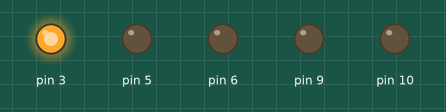
A sketch run on a simulated Arduino Uno, built with avr-gcc and run on an emulated ATmega328P. Parts: output pins drawn as LEDs (lit = HIGH).

Above: at 0.12 s.
At 4.9 s:
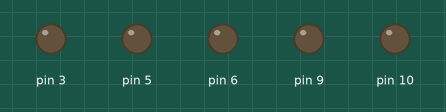
At 11.64 s:
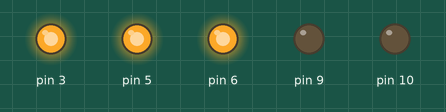
At 18.53 s:
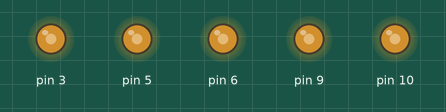
At 27.35 s:
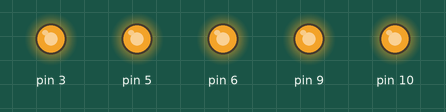
At 35.86 s:
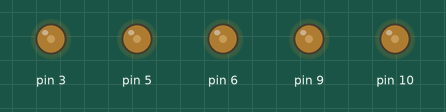
Timing chart, 0 to 35.8 s (numbered marks = the images above):
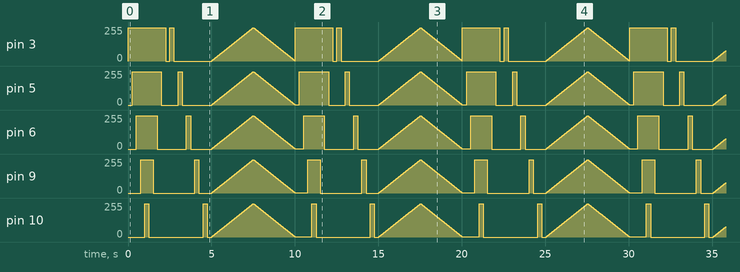

Measured:
- by itself, pin 3: 0/255 → 250/255 at 0.00 s, → 0/255 2.3 s later, → 250/255 0.25 s later, → 0/255 0.25 s later, … (1590 changes in this stretch)
- by itself, pin 5: 0/255 → 250/255 at 0.25 s, → 0/255 1.8 s later, → 250/255 1.0 s later, → 0/255 0.25 s later, … (1590 changes in this stretch)
- by itself, pin 6: 0/255 → 250/255 at 0.50 s, → 0/255 1.3 s later, → 250/255 1.8 s later, → 0/255 0.25 s later, … (1590 changes in this stretch)
- by itself, pin 9: 0/255 → 250/255 at 0.75 s, → 0/255 0.75 s later, → 250/255 2.5 s later, → 0/255 0.25 s later, … (1590 changes in this stretch)
- by itself, pin 10: 0/255 → 250/255 at 1.0 s, → 0/255 0.25 s later, → 250/255 3.3 s later, → 0/255 0.25 s later, … (1590 changes in this stretch)

The sketch:

sketch_pract7.ino
```cpp
int t1=250;
int t2=1000;
int t3=10;
int i=0;
void setup() {
  // put your setup code here, to run once:
  pinMode(3,OUTPUT);
    pinMode(5,OUTPUT);
      pinMode(6,OUTPUT);
        pinMode(9,OUTPUT);
          pinMode(10,OUTPUT);
}

void loop() {


  //                  ENCENDIDO CONSECUTIVO

analogWrite(3,abs(250));
delay(t1);
analogWrite(5,abs(250));
delay(t1);
analogWrite(6,abs(250));
delay(t1);
analogWrite(9,abs(250));
delay(t1);
analogWrite(10,abs(250));
delay(t1);

//                    APAGADO CONSECUTIVO

analogWrite(10,abs(0));
delay(t1);
analogWrite(9,abs(0));
delay(t1);
analogWrite(6,abs(0));
delay(t1);
analogWrite(5,abs(0));
delay(t1);
analogWrite(3,abs(0));
delay(t1);

//               ENCIENDE Y APAGA DE 1 EN 1

analogWrite(3,abs(250));
delay(t1);
analogWrite(3,abs(0));
delay(t1);
analogWrite(5,abs(250));
delay(t1);
analogWrite(5,abs(0));
delay(t1);
analogWrite(6,abs(250));
delay(t1);
analogWrite(6,abs(0));
delay(t1);
analogWrite(9,abs(250));
delay(t1);
analogWrite(9,abs(0));
delay(t1);
analogWrite(10,abs(250));
delay(t1);
analogWrite(10,abs(0));
delay(t1);

//                  TODOS ENCIENDEN PWM 0-100

for(i=0;i<250;i++)
{
  analogWrite(3,abs(i));
  analogWrite(5,abs(i));
  analogWrite(6,abs(i));
  analogWrite(9,abs(i));
  analogWrite(10,abs(i));
  delay(t3);
}

//                 TODOS SE APAGAN PWM 100-0

for(i=250;i>0;i--)
{
  analogWrite(3,abs(i));
  analogWrite(5,abs(i));
  analogWrite(6,abs(i));
  analogWrite(9,abs(i));
  analogWrite(10,abs(i));
  delay(t3);
}

}
```
